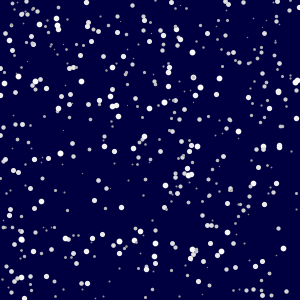
Frame 1 (no input)
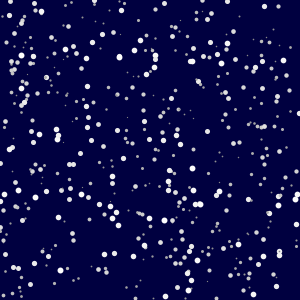
Frame 60 (the mouse pressed at the canvas centre just before this capture)
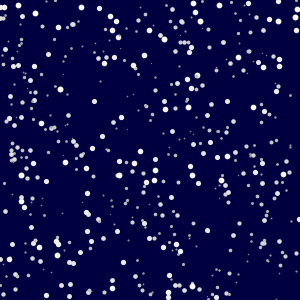
Frame 120 (the mouse held since frame 60 and released just before this capture)

The Processing sketch that drew these frames (run headless with seeded random() and noise(); from frame 60 on, the mouse is pressed at the canvas centre):

// Processing sketch: processing_22204
// ── processing_22204.pde

// Now seems like a good time to review objects..
// We can model a Snowflake as an object in our program 

// since "Snowflake" is now a kind of variable, we can have
// arrays of it as well!

Snowflake[] flakes = new Snowflake[500];

//----------------------------------------------------------
void setup() {
  size(300, 300);
  smooth();
  
  // make the framerate more consistent by slowing things down a bit
  frameRate(30);
  
  for (int i=0; i < flakes.length; i++) {
    // we must create each Snowflake object by calling the constructor  
    flakes[i] = new Snowflake( random(width), random(height) );
  }
}


//----------------------------------------------------------
void draw() {
  background(0, 0, 64);
  
  for (int i=0; i < flakes.length; i++) {
    flakes[i].display();
    flakes[i].fall();  
  }
}

//----------------------------------------------------------
// A new data type: snowflakes!
class Snowflake {
  
  // fields 
  float x;
  float y;
  float speed;
  float shade;
  float dia;
  
  // constructor
  Snowflake(float x, float y) {
    this.x = x;
    this.y = y;
    
    // we can omit the "this." here since there is no confusion possible,
    // unlike with "x" and "y" 
    speed = random(0.2, 2);

    // let's use map() and speed to give each flake a size/colour based on their
    // speed!

    // depending on the value of speed, this will results in diameters
    // between 1 and 6
    dia = map(speed, 0.1, 2, 1, 6);
    
    // samething for the shade, except this time the result will be 
    // between 128 and 255
    shade = map(speed, 0.2, 2, 128, 255);
  } 
  
  void display() {
    strokeWeight(dia); 
    stroke(shade);
    point(x, y);
  }
  
  void fall() {
    y += speed;
    if ( y > height ) y = 0;  
  }
  
  
}
